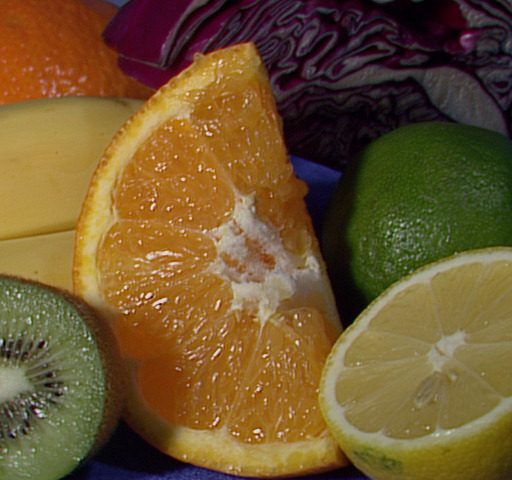
#> input picture fruits.png, 512 x 480 px
$ python watershed.py   (older library calls are emulated)
#> lines starting #> are read from the running program, lines starting #| are printed output that depends on the picture
# -*- coding: utf-8 -*-
from collections import namedtuple
from Queue import PriorityQueue, Empty
import numpy as np
from PIL import Image
import matplotlib.pyplot as plt

WSHED = -1
UNLABELLED = 0
Pos = namedtuple('Pos', ['r', 'c'])
image = np.array(Image.open("fruits.png"))
#> image is the input picture: shape (480, 512, 3); mean R, G, B 110.8, 85.6, 46.2
markers = np.array(Image.open("markers.png")).astype(np.int)
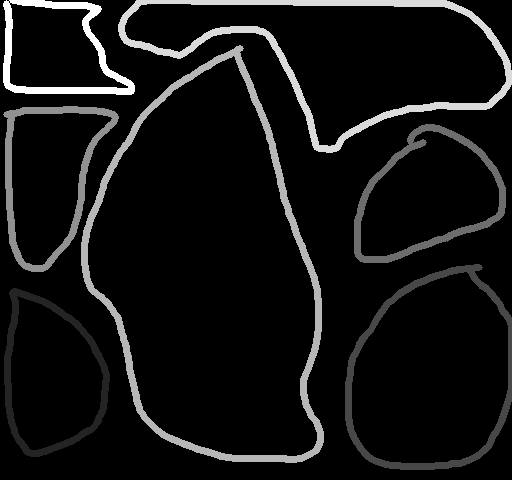
#> input picture markers.png, 512 x 480 px
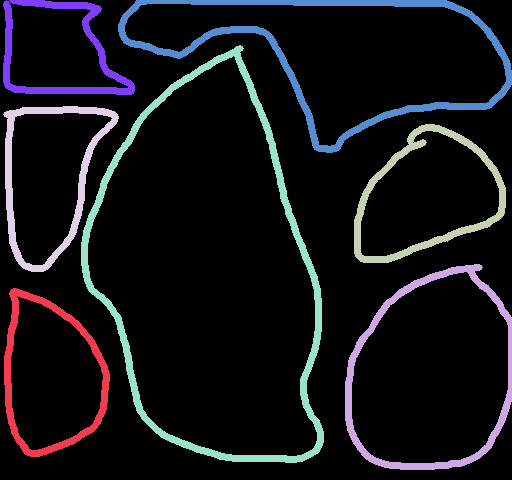
#> markers: shape (480, 512) int64; 8 distinct labels, from 0 to 7; one colour per label, 0 black
queue = PriorityQueue()
time = dict(time=0)


def timestep():
    time["time"] += 1
    return time["time"]


def showmarkers(iteration=None, overlap=False):
    if overlap:
        plt.imshow(image)
        plt.imshow(markers, alpha=0.6)
    else:
        plt.imshow(markers)
    if iteration is None:
        plt.title("Result")
    else:
        plt.title("markers iter:{}".format(iteration))
    plt.axis("off")
    plt.show()


def diff(a, b):
    return np.max(np.abs(image[a.r, a.c, :].astype(np.int32) - image[b.r, b.c, :].astype(np.int32)))


def init():
    markers[0, :] = WSHED
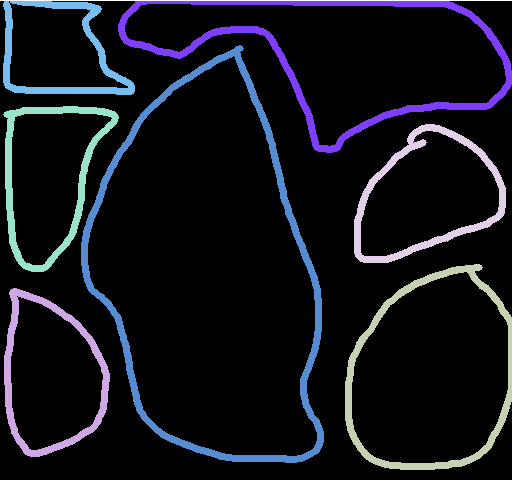
#> markers: shape (480, 512) int64; 9 distinct labels, from -1 to 7; one colour per label, 0 black, -1 white
    markers[-1, :] = WSHED
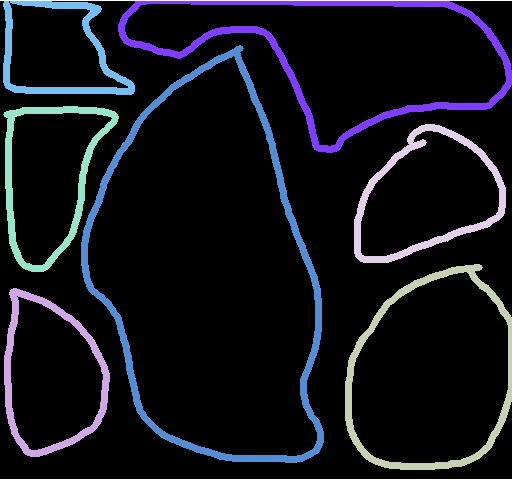
#> markers: shape (480, 512) int64; 9 distinct labels, from -1 to 7; one colour per label, 0 black, -1 white
    markers[:, 0] = WSHED
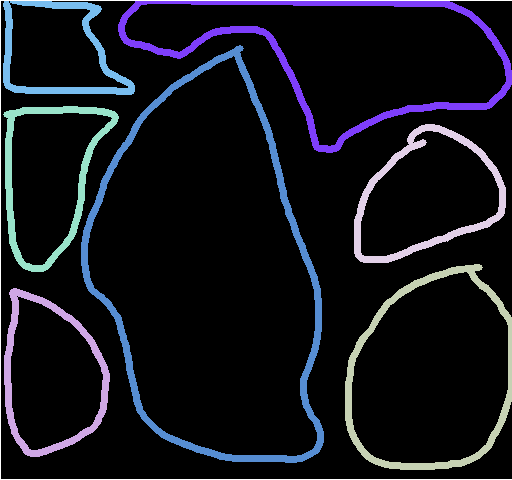
#> markers: shape (480, 512) int64; 9 distinct labels, from -1 to 7; one colour per label, 0 black, -1 white
    markers[:, -1] = WSHED
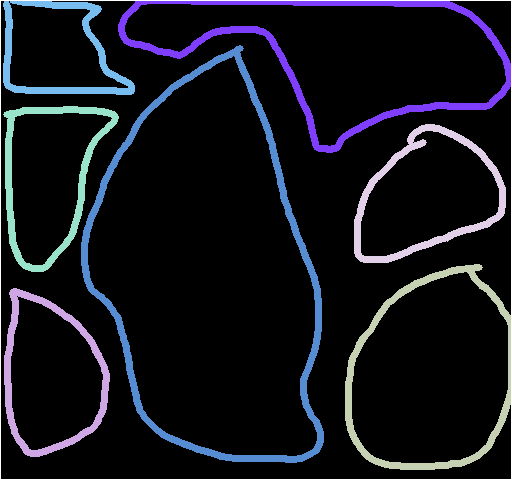
#> markers: shape (480, 512) int64; 9 distinct labels, from -1 to 7; one colour per label, 0 black, -1 white

    for r in range(1, image.shape[0] - 1):
        for c in range(1, image.shape[1] - 1):
            if markers[r, c] > 0:
                queue.put((0, timestep(), Pos(r, c)))


def dilate(pos):
    # 四邻域
    u = Pos(pos.r - 1, pos.c)
    d = Pos(pos.r + 1, pos.c)
    l = Pos(pos.r, pos.c - 1)
    r = Pos(pos.r, pos.c + 1)

    labels = [markers[pos]]

    if markers[pos] == WSHED or markers[pos] == UNLABELLED:
        raise Exception("markers[pos] == {}".format(markers[pos]))

    for neighbor in (u, d, l, r):
        try:
            label = markers[neighbor]
            if label > UNLABELLED:
                labels.append(label)
        except IndexError:
            pass

    length = len(set(labels))
    if length > 1:
        # 邻域有>0的不同标记
        markers[pos] = WSHED
        return

    # 满足扩张条件
    for neighbor in (u, d, l, r):
        try:
            if markers[neighbor] == UNLABELLED:
                markers[neighbor] = markers[pos]
                queue.put((diff(neighbor, pos), timestep(), neighbor))
        except IndexError:
            pass


def process():
    iteration = 0
    try:
        while not queue.empty():
            iteration += 1
            if iteration % 10000 == 0:
                showmarkers(iteration)

            _, _, pos = queue.get_nowait()

            dilate(pos)
#> this loop made 243780 passes
#> after the loop, iteration = 243780

    except Empty:
        pass


if __name__ == '__main__':
    init()
    process()
    showmarkers(overlap=True)
#> in showmarkers (call 25), `plt.show()`:
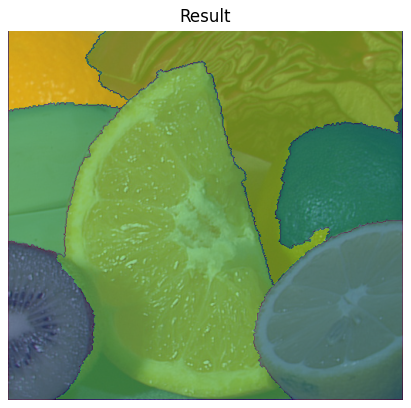
#> figure drawn by matplotlib, 1 panel
